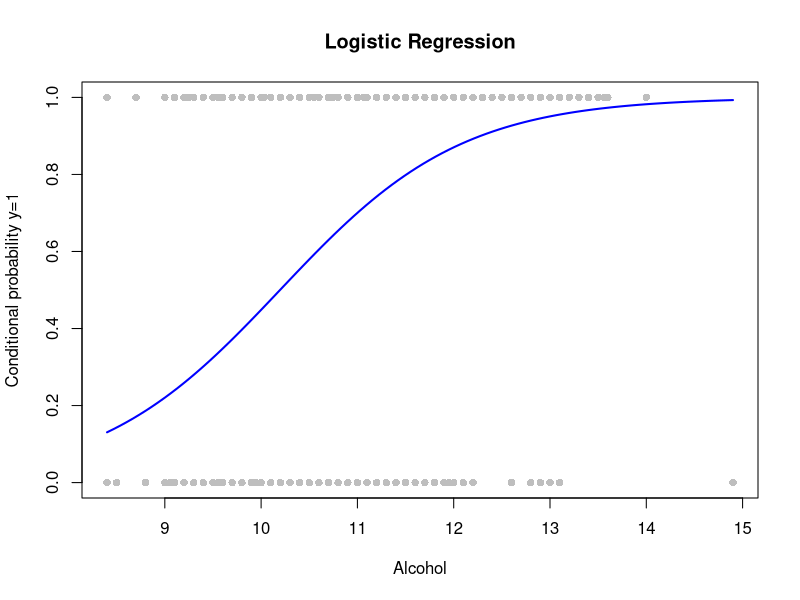
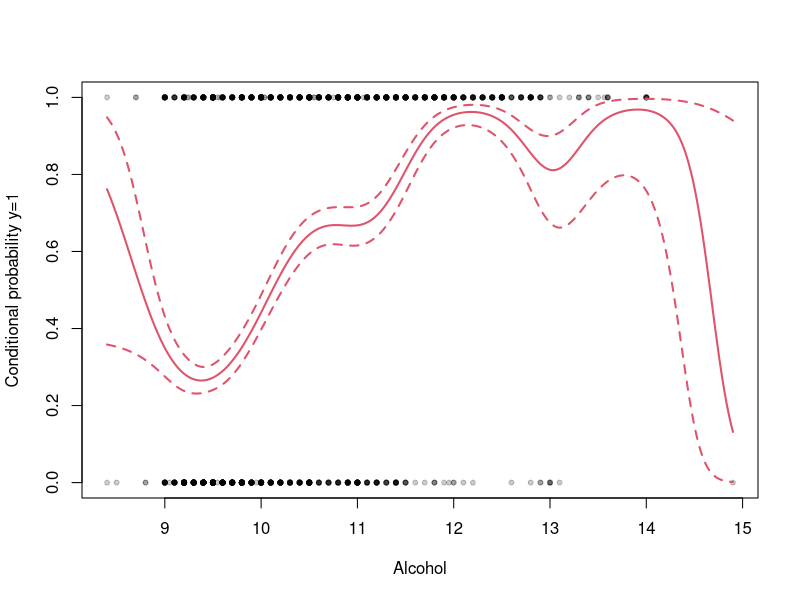

Source code (R) for these figures, in order:
library(mgcv)


# Read data
data <- read.csv("assignment_4/red_wine.csv")
attach(data)

# Question 1 - parametric logistic regression
x <- alcohol
y <- quality
est_par <- gam(y~x,family = binomial)

# Make predictions and plot
x_grid <- seq(min(x), max(x), length.out = 100)
pred <- predict(est_par, newdata = data.frame(x = x_grid), type = "response")
plot(x, y, pch = 16, col = "gray", main = "Logistic Regression", xlab = "Alcohol", ylab = "Conditional probability y=1")
lines(x_grid, pred, col = "blue", lwd = 2)

# Question 2 - non-parametric logistic regression
est_s <- gam(y ~ s(x), family = binomial)

# Predicting on the grid
xval <- data.frame("x" = seq(min(x), max(x), length.out = 500))
pred <- predict(est_s, xval, se.fit = TRUE)

# Extract predicted log-odds and compute 95% confidence intervals
pred_val <- pred$fit
pred_up <- pred_val + qnorm(0.95) * pred$se.fit
pred_lo <- pred_val + qnorm(0.05) * pred$se.fit

# Logistic transformation to get probabilities from log-odds
prob_fit <- exp(pred_val) / (1 + exp(pred_val))
prob_up  <- exp(pred_up)  / (1 + exp(pred_up))
prob_lo  <- exp(pred_lo)  / (1 + exp(pred_lo))

plot(x, y, ylab = "Conditional probability y=1", xlab = "Alcohol", pch = 20, col = rgb(0,0,0,0.2))
points(xval$x, prob_fit, type = "l", col = 2, lwd = 2)
points(xval$x, prob_up,  type = "l", col = 2, lwd = 2, lty = 2)
points(xval$x, prob_lo,  type = "l", col = 2, lwd = 2, lty = 2)

# Question 3 - point prediction
pred_point <- predict(est_s, newdata = data.frame(x = 9.5), se.fit = TRUE)

# Extract predicted log-odds and compute 95% confidence intervals
pred_point_fit <- pred_point$fit
pred_point_se  <- pred_point$se.fit

pred_point_up <- pred_point_fit + qnorm(0.95) * pred_point_se
pred_point_lo <- pred_point_fit + qnorm(0.05) * pred_point_se

# Logistic transformation to get probabilities from log-odds
prob_point_fit <- exp(pred_point_fit) / (1 + exp(pred_point_fit))
prob_point_up  <- exp(pred_point_up)  / (1 + exp(pred_point_up))
prob_point_lo  <- exp(pred_point_lo)  / (1 + exp(pred_point_lo))
